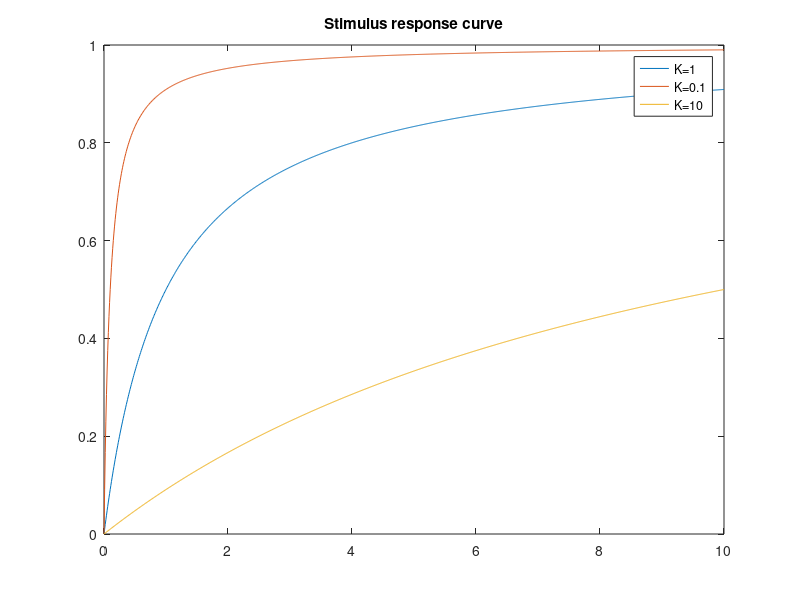

MATLAB code to generate this figure:
% Models of signal transduction
% covalent modification cycles
% Stimulus response curves

K=1;
A=[0:0.01:10];
P=A./(K+A);
plot(A,P);

hold all;
K=0.1;
A=[0:0.01:10];
P=A./(K+A);
plot(A,P);

K=10;
A=[0:0.01:10];
P=A./(K+A);
plot(A,P);
legend('K=1','K=0.1','K=10');
title('Stimulus response curve');
hold off